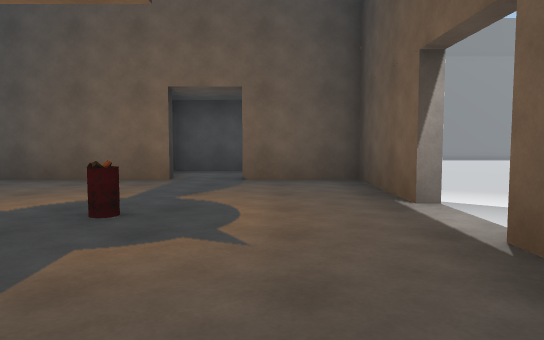
View 1 (above)

24 first-person views from a walk through a scene from a Unity 3-D project. The camera is 1.2 m above the floor, tilts 4° down and sees 70° across. The floor is counted in squares, 2 m on a side. Each view is taken from the middle of a square. On the plan, view 1 faces up. The plan holds only what a view shows up to about 11 squares ahead; the rest is blank. The place goes on beyond the plan. The player character is not drawn.

View 2
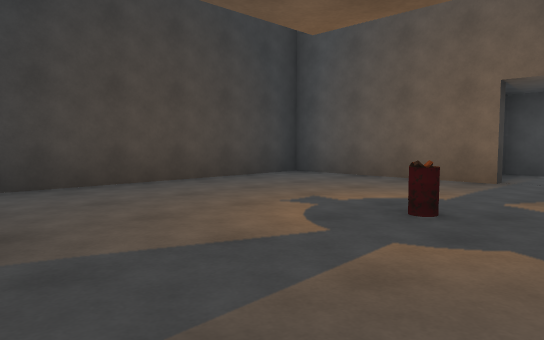

View 3
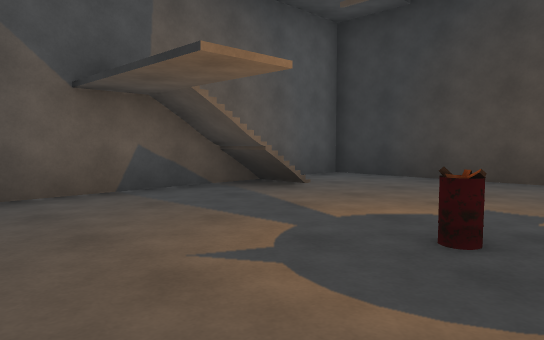

View 4
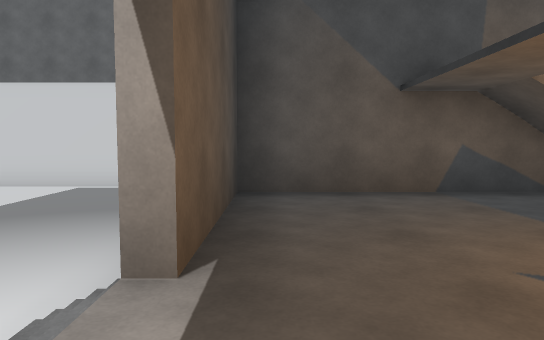

View 5
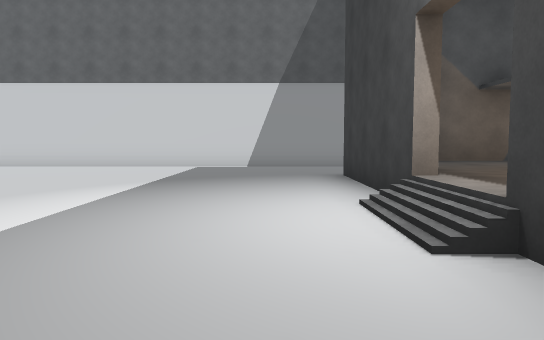

View 6
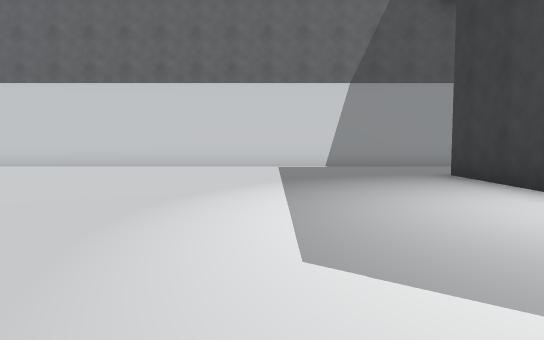

View 7
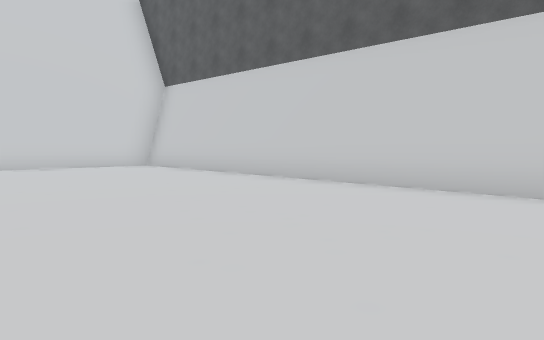

View 8
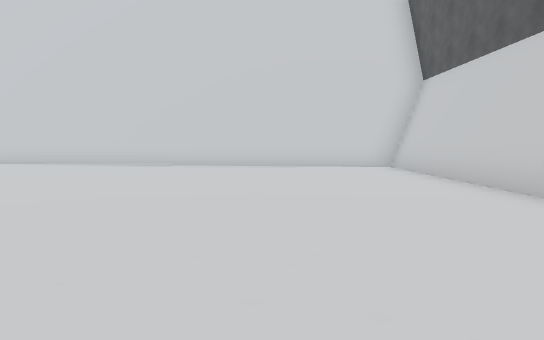

View 9
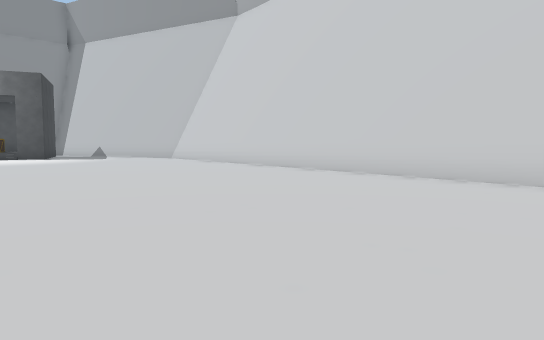

View 10
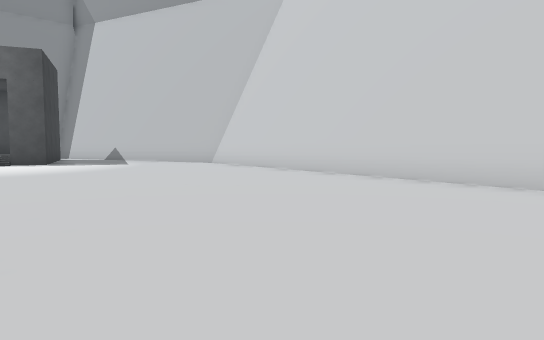

View 11
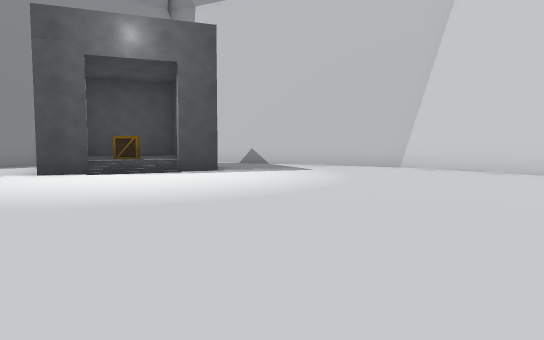

View 12
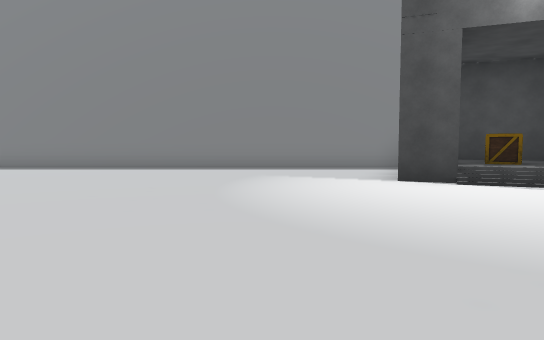

View 13
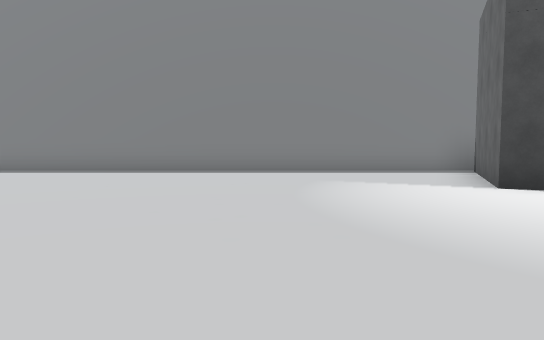

View 14
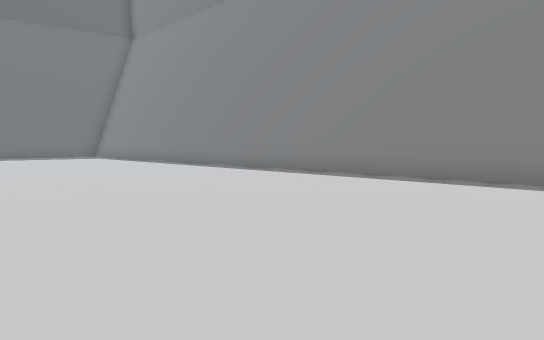

View 15
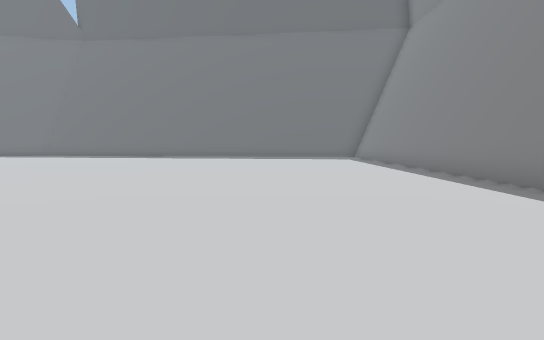

View 16
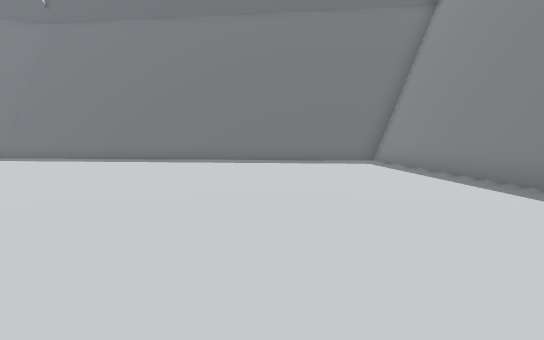

View 17
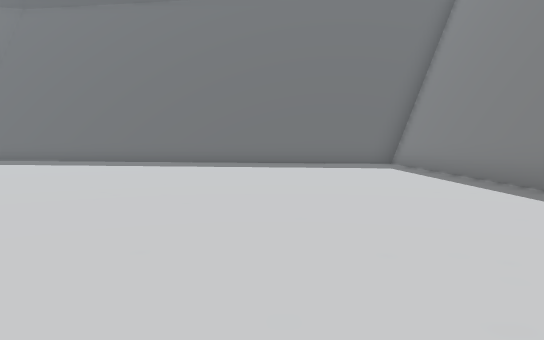

View 18
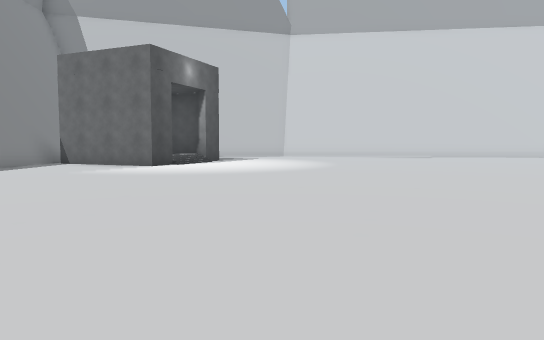

View 19
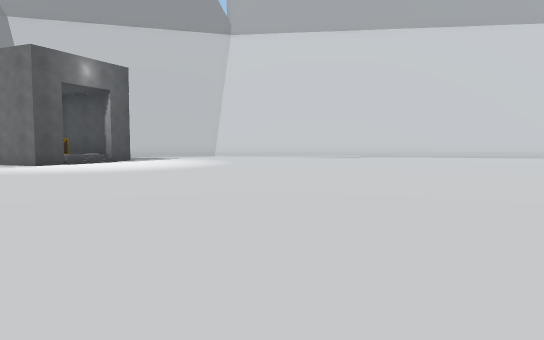

View 20
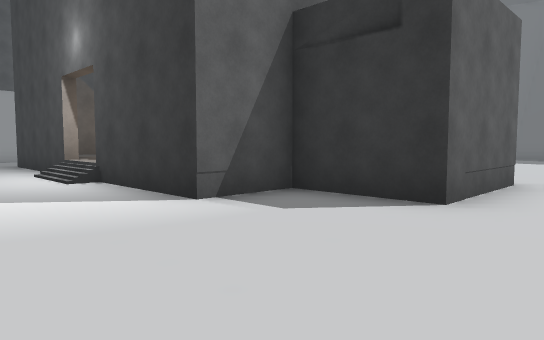

View 21
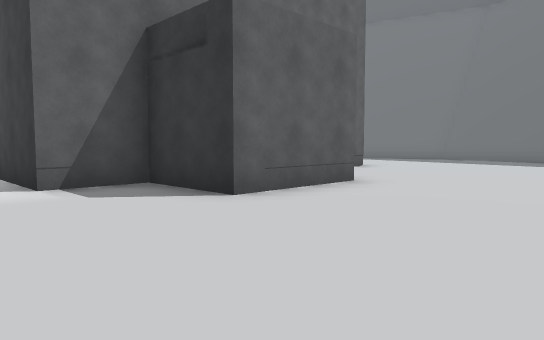

View 22
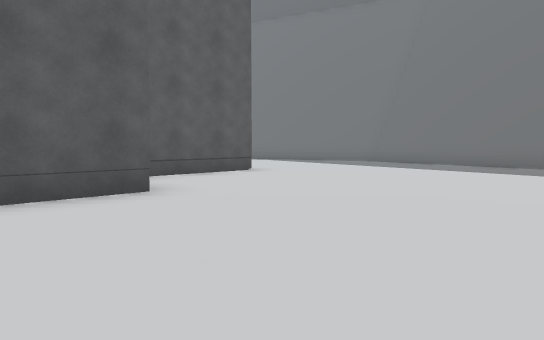

View 23
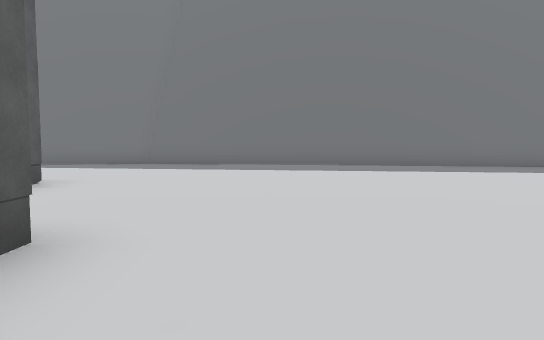

View 24
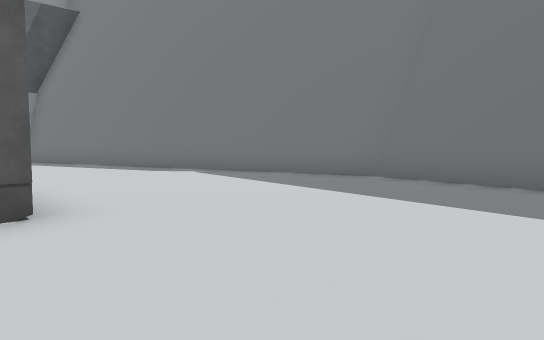

### Floor plan
Key: @ floor where view 1 was taken; # wall or solid block; . main floor; : floor 0.5 m higher than the main floor; / step, stairs or slope; B barrel; O other object.
Columns run from 11 left of view 1 to 20 right of it. Each row starts with its distance up from view 1.
 21   #########################
 20   .......................##
 19   .......................####
 18   .......................#O #
 17  #......................##:
 16  #......................../#..##
 15 ##.............................#
 14 ##.............................#
 13 #............. ................#
 12 #..............................#
 11 #..............................#
 10 #..............................#
  9 #..............................#
  8 #........###..... .............#
  7 #........#:#....   ...........##
  6 #....#####:###...    .........##
  5 #....#:::::::#....    ........#
  4 #....#:::::::#.....     ......#
  3 ##...#::::B::/.....    .......#
  2  #...#:::::::#......   .......#
  1  #...#:::::::#................#
  0  #...#::/#:@:#...............##
 -1  ##. #########...............##
 -2   #.        .................#
 -3             .................#
 -4            ###################

Where each view was taken, in squares from view 1:
view 1: 0 up, 0 right, facing up
view 2: 0 up, 0 right, facing up-left
view 3: 4 up, 1 right, facing down-left
view 4: 4 up, 1 right, facing down
view 5: 6 up, 3 right, facing down
view 6: 6 up, 5 right, facing down
view 7: 1 up, 8 right, facing down-right
view 8: 1 down, 8 right, facing right
view 9: 0 up, 12 right, facing up-right
view 10: 4 up, 13 right, facing up-right
view 11: 9 up, 11 right, facing up-right
view 12: 11 up, 11 right, facing up
view 13: 12 up, 10 right, facing up
view 14: 14 up, 8 right, facing up-left
view 15: 17 up, 7 right, facing left
view 16: 17 up, 4 right, facing left
view 17: 17 up, 2 right, facing left
view 18: 14 up, 3 right, facing right
view 19: 11 up, 3 right, facing right
view 20: 10 up, 4 right, facing down-left
view 21: 12 up, 3 right, facing down-left
view 22: 13 up, 0 right, facing down-left
view 23: 10 up, 0 right, facing left
view 24: 10 up, 5 left, facing down-left
